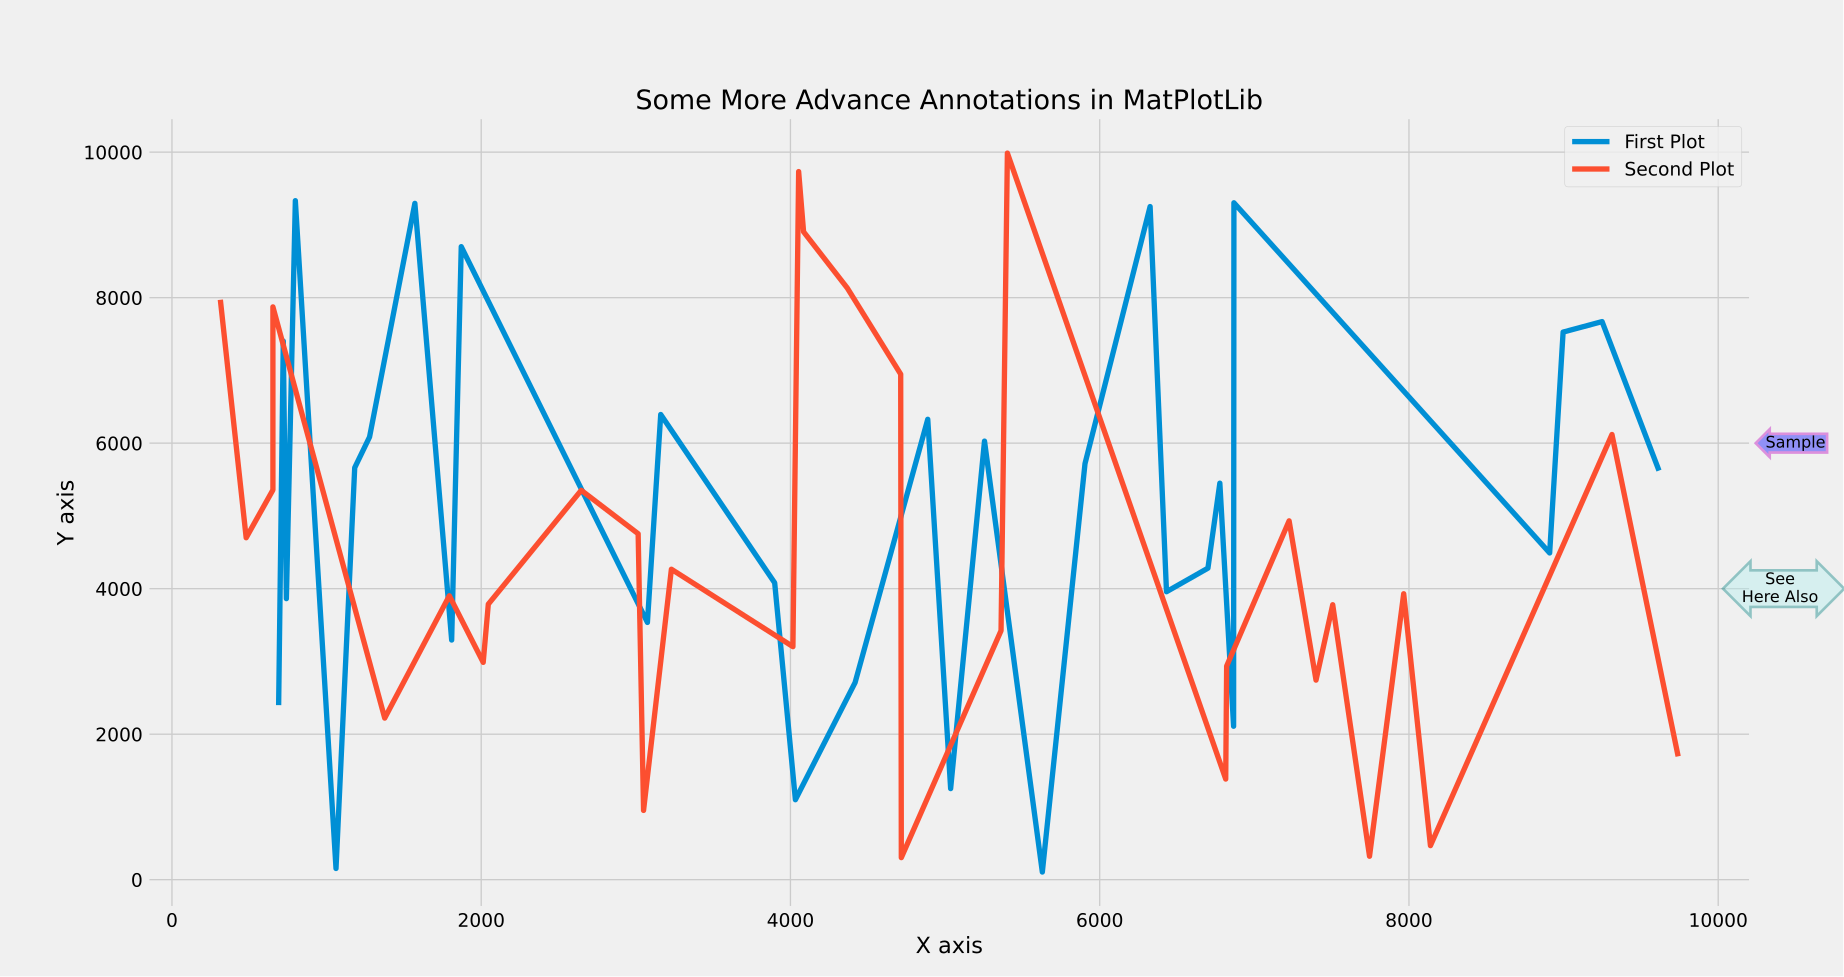

Source code (Python):
# Date 19-06-2021

import matplotlib.pyplot as plt
import numpy as np

x1 = np.array([6326, 1061, 5255, 8910, 4032, 5036, 1182, 6432, 8997, 3161, 9249,
               1871, 6866, 6700,  798, 5905,  690, 1571,  740,  720, 5629, 3075,
               6868, 4888, 4418, 1278, 9617, 6777, 1809, 3898])
y1 = np.array([2399, 7403, 3863, 9333,  154, 5663, 6085, 9296, 3294, 8701, 3536,
               6394, 4080, 1099, 2709, 6328, 1252, 6028,  105, 5719, 9252, 3958,
               4282, 5450, 2109, 9304, 4491, 7527, 7671, 5623])

x2 = np.array([313, 2647, 7225, 2046, 4713, 6821, 8139, 3050, 2013, 3015, 6815,
               4368, 3230, 7745, 7966, 4053, 4717, 4016, 1376,  653, 4085,  480,
               7399, 5362,  653, 1794, 7507, 5403, 9313, 9741])
y2 = np.array([7971, 4700, 5357, 7873, 2221, 3902, 2987, 3787, 5352, 4755,  952,
               4267, 3203, 9733, 8905, 8131, 6948,  303, 3423, 9987, 1383, 2936,
               4932, 2743, 3779,  322, 3930,  468, 6119, 1695])


x1.sort()
x2.sort()

plt.style.use('fivethirtyeight')


bbox_props = dict(boxstyle="larrow", fc='b',
                  alpha=.4, ec="m", lw=2, pad=.1,)
plt.text(10500, 6000, "Sample", ha="center", va="center", rotation=0,
         size=12,
         bbox=bbox_props)

bbox_props = dict(boxstyle="darrow", fc='paleturquoise',
                  alpha=.4, ec="teal", lw=2, pad=.1,)
plt.text(10400, 4000, "See\nHere Also", ha="center", va="center", rotation=0,
         size=12,
         bbox=bbox_props)

plt.plot(x1, y1, label='First Plot')
plt.plot(x2, y2, label='Second Plot')
plt.xlabel('X axis')
plt.ylabel('Y axis')
plt.title('Some More Advance Annotations in MatPlotLib')
plt.legend()
plt.show()
